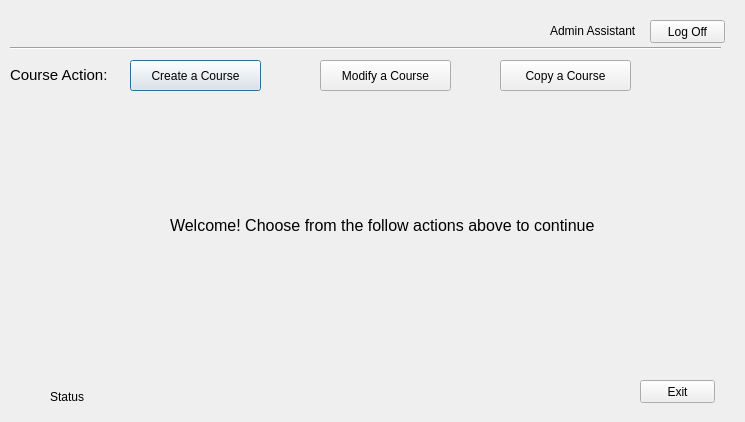
<?xml version="1.0" encoding="UTF-8"?>
<ui version="4.0">
 <class>AdminAssistMain</class>
 <widget class="QDialog" name="AdminAssistMain">
  <property name="geometry">
   <rect>
    <x>0</x>
    <y>0</y>
    <width>745</width>
    <height>422</height>
   </rect>
  </property>
  <property name="windowTitle">
   <string>Admin Assitant Main Screen</string>
  </property>
  <widget class="QPushButton" name="pushButton_CreateCourse">
   <property name="geometry">
    <rect>
     <x>130</x>
     <y>60</y>
     <width>131</width>
     <height>31</height>
    </rect>
   </property>
   <property name="text">
    <string>Create a Course</string>
   </property>
  </widget>
  <widget class="QPushButton" name="pushButton_ModifyCourse">
   <property name="geometry">
    <rect>
     <x>320</x>
     <y>60</y>
     <width>131</width>
     <height>31</height>
    </rect>
   </property>
   <property name="text">
    <string>Modify a Course</string>
   </property>
  </widget>
  <widget class="QLabel" name="label_Welcome">
   <property name="geometry">
    <rect>
     <x>170</x>
     <y>210</y>
     <width>511</width>
     <height>31</height>
    </rect>
   </property>
   <property name="text">
    <string>&lt;html&gt;&lt;head/&gt;&lt;body&gt;&lt;p&gt;&lt;span style=&quot; font-size:12pt;&quot;&gt;Welcome! Choose from the follow actions above to continue&lt;/span&gt;&lt;/p&gt;&lt;/body&gt;&lt;/html&gt;</string>
   </property>
  </widget>
  <widget class="QLabel" name="label_status_aa">
   <property name="geometry">
    <rect>
     <x>50</x>
     <y>390</y>
     <width>46</width>
     <height>13</height>
    </rect>
   </property>
   <property name="text">
    <string>Status</string>
   </property>
  </widget>
  <widget class="QPushButton" name="pushButton_LogOff">
   <property name="geometry">
    <rect>
     <x>650</x>
     <y>20</y>
     <width>75</width>
     <height>23</height>
    </rect>
   </property>
   <property name="text">
    <string>Log Off</string>
   </property>
  </widget>
  <widget class="Line" name="line">
   <property name="geometry">
    <rect>
     <x>10</x>
     <y>40</y>
     <width>711</width>
     <height>16</height>
    </rect>
   </property>
   <property name="orientation">
    <enum>Qt::Horizontal</enum>
   </property>
  </widget>
  <widget class="QLabel" name="label">
   <property name="geometry">
    <rect>
     <x>10</x>
     <y>60</y>
     <width>121</width>
     <height>31</height>
    </rect>
   </property>
   <property name="text">
    <string>&lt;html&gt;&lt;head/&gt;&lt;body&gt;&lt;p&gt;&lt;span style=&quot; font-size:11pt;&quot;&gt;Course Action:&lt;/span&gt;&lt;/p&gt;&lt;/body&gt;&lt;/html&gt;</string>
   </property>
  </widget>
  <widget class="QLabel" name="label_2">
   <property name="geometry">
    <rect>
     <x>550</x>
     <y>20</y>
     <width>101</width>
     <height>21</height>
    </rect>
   </property>
   <property name="text">
    <string>Admin Assistant</string>
   </property>
  </widget>
  <widget class="QPushButton" name="pushButton_CopyCourse">
   <property name="geometry">
    <rect>
     <x>500</x>
     <y>60</y>
     <width>131</width>
     <height>31</height>
    </rect>
   </property>
   <property name="text">
    <string>Copy a Course</string>
   </property>
  </widget>
  <widget class="QPushButton" name="pushButton">
   <property name="geometry">
    <rect>
     <x>640</x>
     <y>380</y>
     <width>75</width>
     <height>23</height>
    </rect>
   </property>
   <property name="text">
    <string>Exit</string>
   </property>
  </widget>
 </widget>
 <resources/>
 <connections/>
</ui>
